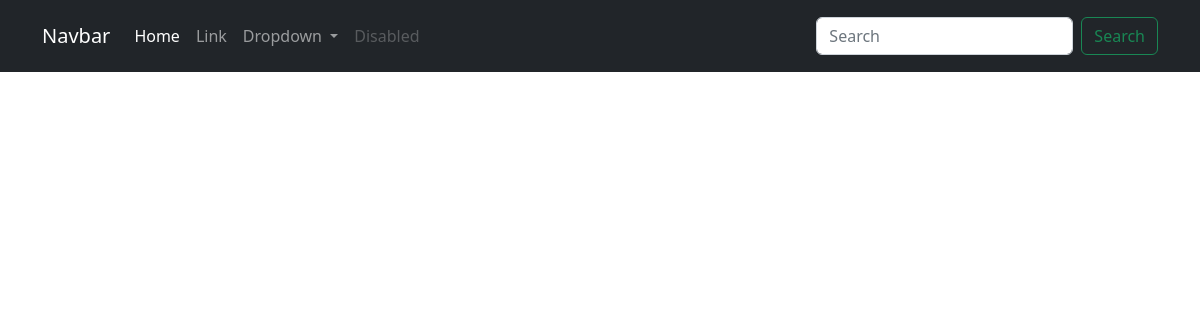
Before: /professors/ with the older database file.
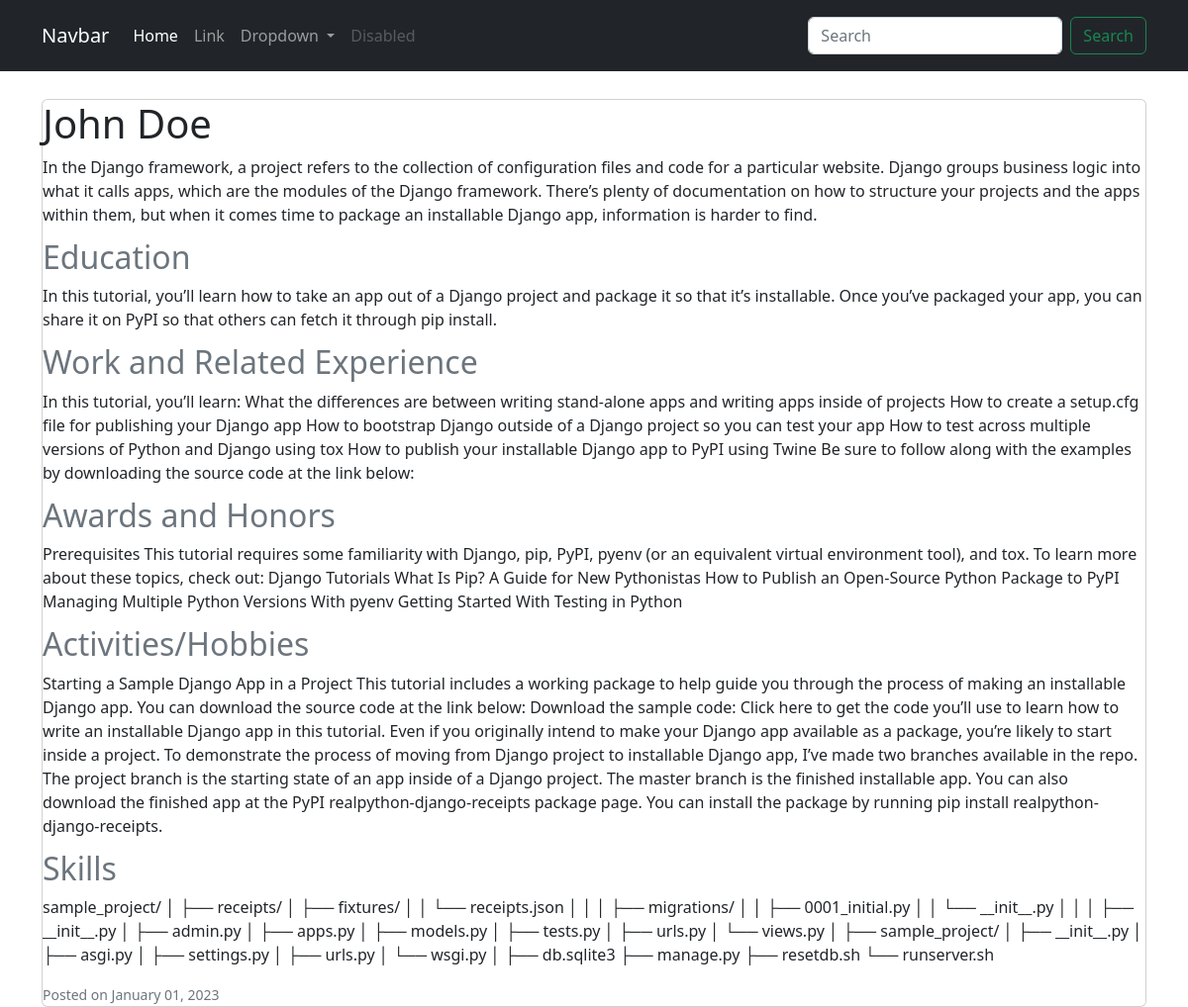
After: the same page with the newer database file.
### src/professors/models.py (models this page shows, shortened)
class Professor(models.Model):
    name = models.CharField(max_length=255)
    personal_information = models.TextField()
    education = models.TextField()
    work_and_related_experience = models.TextField()
    awards_and_honors = models.TextField()
    activities_hobbies = models.TextField()
    skills = models.TextField()
    date_posted = models.DateTimeField(default=timezone.now)

### src/professors/views.py (the view)
# urls.py: path('professors/', ProfessorsListView.as_view(), name='professor-list'),
class ProfessorsListView(ListView):
    model = Professor
    template_name = 'professors/professors_list.html' # reference -> <app>/<model>_<viewtype>.html = blog/post_list.html
    context_object_name = 'professors'

### src/professors/templates/professors/professors_list.html
{% extends 'professors/base.html' %}
{% block content %}
{% for professor in professors %}
<div class="card">
    <h1 class="card-title">{{ professor.name }}</h1>
    <p class="card-text">{{ professor.personal_information }}</p>
    <h2 class="card-subtitle mb-2 text-muted">Education</h2>
    <p class="card-text">{{ professor.education }}</p>
    <h2 class="card-subtitle mb-2 text-muted">Work and Related Experience</h2>
    <p class="card-text">{{ professor.work_and_related_experience }}</p>
    <h2 class="card-subtitle mb-2 text-muted">Awards and Honors</h2>
    <p class="card-text">{{ professor.awards_and_honors }}</p>
    <h2 class="card-subtitle mb-2 text-muted">Activities/Hobbies</h2>
    <p class="card-text">{{ professor.activities_hobbies }}</p>
    <h2 class="card-subtitle mb-2 text-muted">Skills</h2>
    <p class="card-text">{{ professor.skills }}</p>
    <p class="card-text"><small class="text-muted">Posted on {{ professor.date_posted|date:"F d, Y"  }}</small></p>
</div>
{% endfor %}
{% endblock content %}

### src/professors/templates/professors/base.html (shortened to what this page needs)
<!DOCTYPE html>
<html lang="en">
<head>
    <link href="https://cdn.jsdelivr.net/npm/bootstrap@5.2.3/dist/css/bootstrap.min.css" rel="stylesheet"
>
</head>
<body>
    <nav class="navbar navbar-expand-lg navbar-dark bg-dark fixed-top">
        <div class="container mt-2 mb-2">
          <a class="navbar-brand" href="#">Navbar</a>
          <div class="collapse navbar-collapse" id="navbarSupportedContent">
            <ul class="navbar-nav me-auto mb-2 mb-lg-0">
              <li class="nav-item">
                <a class="nav-link active" aria-current="page" href="#">Home</a>
              </li>
              <li class="nav-item">
                <a class="nav-link" href="#">Link</a>
              </li>
              <li class="nav-item dropdown">
                <a class="nav-link dropdown-toggle" href="#" role="button" data-bs-toggle="dropdown" aria-expanded="false">
                  Dropdown
                </a>
              </li>
              <li class="nav-item">
                <a class="nav-link disabled">Disabled</a>
              </li>
            </ul>
            <form class="d-flex" role="search">
              <input class="form-control me-2" type="search" placeholder="Search" aria-label="Search">
              <button class="btn btn-outline-success" type="submit">Search</button>
            </form>
          </div>
        </div>
      </nav>
    <div class="container" style="margin-top: 100px">
        {% block content %}{% endblock content %}
    </div>
</body>
</html>

Changed rows visible on the page:
added Professor: name "John Doe", personal_information "In the Django framework, a project refers to the collection of configuration files and code for a particular website. Django groups business logic into what it calls apps, which are the modules of the Django framework. There’s plenty of documentation on how to structure your projects and the apps within them, but when it comes time to package an installable Django app, information is harder to find.", education "In this tutorial, you’ll learn how to take an app out of a Django project and package it so that it’s installable. Once you’ve packaged your app, you can share it on PyPI so that others can fetch it through pip install.", work_and_related_experience "In this tutorial, you’ll learn: What the differences are between writing stand-alone apps and writing apps inside of projects How to create a setup.cfg file for publishing your Django app How to bootstrap Django outside of a Django project so you can test your app How to test across multiple versions of Python and Django using tox How to publish your installable Django app to PyPI using Twine Be sure to follow along with the examples by downloading the source code at the link below:", awards_and_honors "Prerequisites This tutorial requires some familiarity with Django, pip, PyPI, pyenv (or an equivalent virtual environment tool), and tox. To learn more about these topics, check out: Django Tutorials What Is Pip? A Guide for New Pythonistas How to Publish an Open-Source Python Package to PyPI Managing Multiple Python Versions With pyenv Getting Started With Testing in Python", activities_hobbies "Starting a Sample Django App in a Project This tutorial includes a working package to help guide you through the process of making an installable Django app. You can download the source code at the link below: Download the sample code: Click here to get the code you’ll use to learn how to write an installable Django app in this tutorial. Even if you originally intend to make your Django app available as a package, you’re likely to start inside a project. To demonstrate the process of moving from Django project to installable Django app, I’ve made two branches available in the repo. The project branch is the starting state of an app inside of a Django project. The master branch is the…", skills "sample_project/ │ ├── receipts/ │ ├── fixtures/ │ │ └── receipts.json │ │ │ ├── migrations/ │ │ ├── 0001_initial.py │ │ └── __init__.py │ │ │ ├── __init__.py │ ├── admin.py │ ├── apps.py │ ├── models.py │ ├── tests.py │ ├── urls.py │ └── views.py │ ├── sample_project/ │ ├── __init__.py │ ├── asgi.py │ ├── settings.py │ ├── urls.py │ └── wsgi.py │ ├── db.sqlite3 ├── manage.py ├── resetdb.sh └── runserver.sh", date_posted "January 01, 2023"
